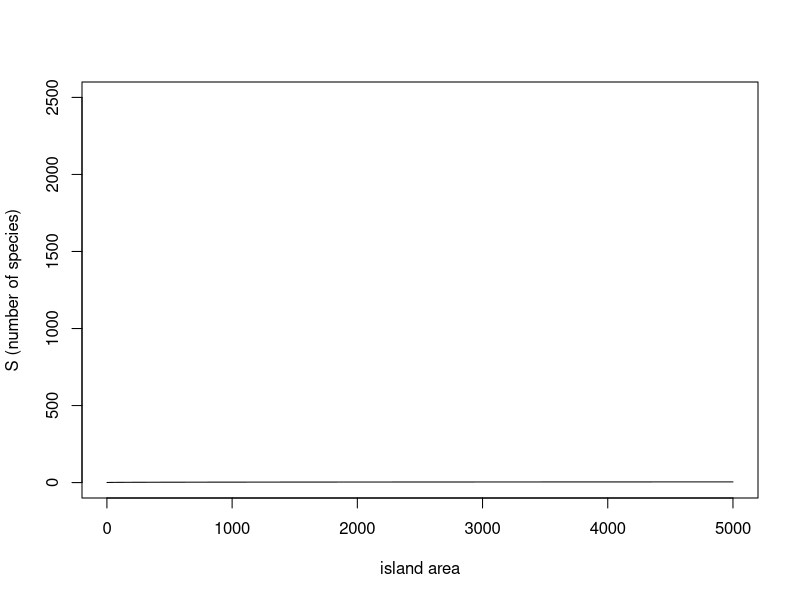

The R source for this figure: (Note: this script raises an error after producing the figure.)
# --------------------------------
# writing functions from equations and sqeeping over parameters
# 21 Apr 2020
# AEH
# --------------------------------
#
library(ggplot2)
# s=cA^z describes species-area relationship the number of species that can be found as a function of the area 

# --------------------------------
# FUNCTION species_area_curve 
# description: creates a power function for S and A
# inputs: A is a vector of island areas 
  # c is the intercept cpnstant 
  # z is the slope constant 
# outputs: s is a vector of species richness
###################################
species_area_curve  <- function(A=1:5000,
                                c=0.5,
                                z=0.26) {
S <- c*(A^z)

return(S)

} # end of species_area_curve 
# --------------------------------
head(species_area_curve())

# --------------------------------
# FUNCTION species_area_plot
# description: plot species area curves with parameter values
# inputs: A=vector of areas
#   C= single value for c parameter
#     z= single value for z parameter
# outputs: smooth curve with parameters printer in graph  
###################################
species_area_plot <- function(A= 1:5000,
                              c=0.5,
                              z=0.26) {
plot(x=A,y=species_area_curve(A,c,z),
     type="l",
     xlab="island area",
     ylab="S (number of species)",
     ylim=c(0,2500))
  mtex(paste("c=",c," z=",z),cex=0.7)
} # end of species_area_plot
# --------------------------------
species_area_plot()

# build a grid of plots!
# set up global variables
# global variables
c_pars <- c(100,150,175)
z_pars <- c(0.10, 0.16, 0.26, 0.30)
par(mfrow=c(4,3))
for (i in seq_along(c_pars)) {
  for (j in seq_along(z_pars)) {
    species_area_plot(c=c_pars[i],z=z_pars[j])
  }
} 

# expand.grid
expand.grid(c_pars,z_pars) #sets up as a dataframe 
# --------------------------------
# FUNCTION sa_output
# description: summary stats for species-area powerfunction 
# inputs: vector of predicted species richness values 
# outputs: list if max-min, coefficient of variation 
###################################
sa_output <- function(S=runif(10)) {
sum_stats <- list(s_gain=max(S)-min(S),
                  s_cv=sd(S)/mean(S))
return(sum_stats)
} # end of sa_output
# --------------------------------
sa_output() # list of two numbers both numeric calculations 

# build program body --------------------------------
#global variables
Area <- 1:5000
c_pars <- c(100,150,175)
z_pars <- c(0.10, 0.16, 0.26, 0.30)

#set up model data frame containing all the info we need

model_frame <- expand.grid(c=c_pars,z=z_pars)
str(model_frame) # fill with elements from the function 
model_frame$SGain <- NA
model_frame$SCV <- NA
head(model_frame)

# cycle through model calculations 
for (i in 1:nrow(model_frame)) {
  #generated S vector 
  temp1 <- species_area_curve(A=area,
                              c=model_frame[i,1],
                              z=model_frame[i,2])
  #calculate output stats
  temp2 <- sa_output(temp1)
  # pass results to coumn in data frame 
  model_frame[i,c(3,4)] <- temps2
}
print(model_frame)

#parameter sweep redux with ggplot graphics

#ggplothas a sweeping function of its own 
area <- 1:5
c_pars <- c(100,150,175)
z_pars - c(0.10,0.16,0.26,0.30)

#set up model frame
model_frame <- expand.grid(c=c_pars, 
                           z=z_pars,
                           A=area)
head(model_frame)
length(model_frame)
nrow(model_frame)

# add response variable
model_frame$S <- NA 

# loop through params and fill with sa function 
for (i in 1:length(c_pars)) { 
  for (j in 1:length(z_pars)) {
    model_frame[model_frame$c==c_pars[i] & model_frame$z==z_pars[j], "S"] <- species_area_curve(A=area, c=c_pars[i],z_pars[j])
  }
}

head(model_frame)

p1 <- ggplot(data=model_frame)
p1 + geom_line(mapping=aes(x=A,y=S)) + facet_grid(c~z)
